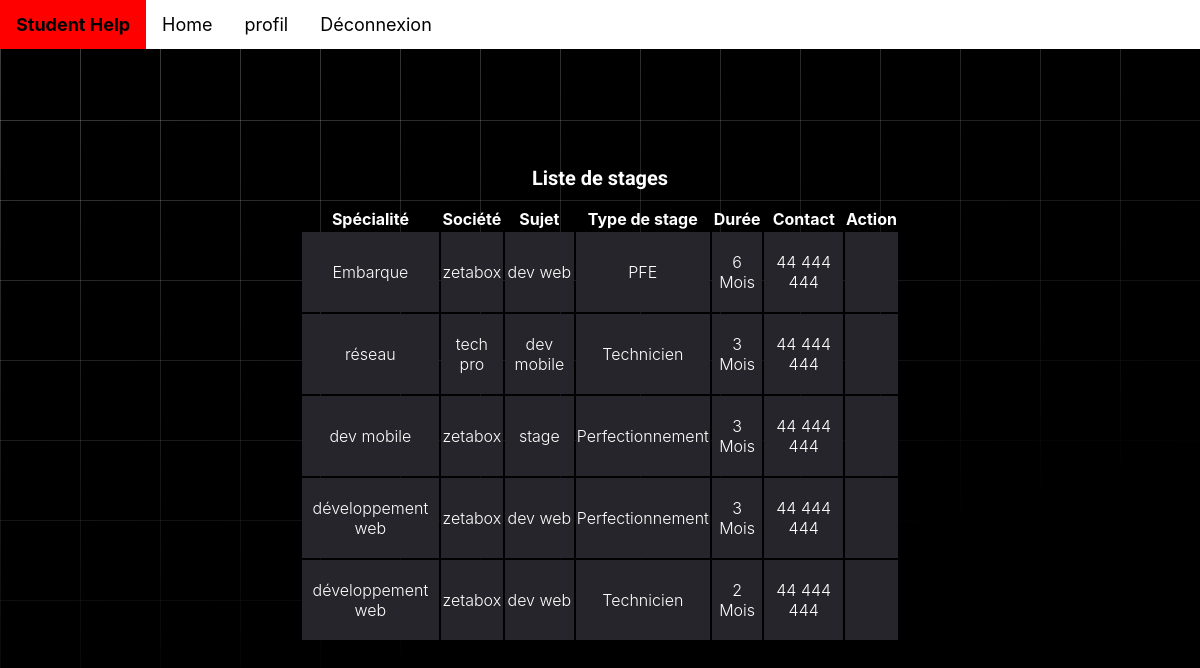
Screenshot of /posts/liste_stage/ with the database file from the repository.
### posts/models.py (models this page shows, shortened)
class Poste(models.Model):
    TYPE_CHOICES = [('0', 'offre'), ('1', 'demande')]
    type = models.CharField(max_length=1, choices=TYPE_CHOICES)
    date = models.DateField(null=True, default=date.today)
    user = models.ForeignKey(User, on_delete=models.CASCADE, null=True)
    image = models.ImageField(blank=True)

class Stage(Poste):
    TYPE_CHOICES = [('1', 'ouvrier'), ('2', 'technicien'), ('3', 'pfe')]
    typeStg = models.CharField(max_length=1, choices=TYPE_CHOICES)
    société = models.CharField(max_length=50)
    durée = models.IntegerField()
    sujet = models.CharField(max_length=50)
    contactinfo = models.CharField(max_length=50)
    spécialite = models.CharField(max_length=255)

### posts/views.py (the view)
# urls.py: path('liste_stage/',ListPostStage.as_view(), name='liststage'),
class ListPostStage(ListView):
    model = Poste
    template_name = 'listPosts/list_stages.html'
    form_class =  StageForm
    context_object_name = 'liste_stages'

### posts/templates/listPosts/list_stages.html (shortened to what this page needs)
<!DOCTYPE html>
<html lang="en">
<head>
    <link rel="stylesheet" href="fonts/icomoon/style.css" />
    <link rel="stylesheet" href="css/owl.carousel.min.css" />
    {% extends "student/base.html" %}
    {% block content %}
</head>
<body>
    <div class="content">
        <div class="container">
            <h2 class="mb-5" style="text-align: center;">Liste de stages</h2>
            <div class="table-responsive custom-table-responsive">
                <table class="table custom-table">
                    <thead>
                        <tr>
                            <th scope="col">Spécialité</th>
                            <th scope="col">Société</th>
                            <th scope="col">Sujet</th>
                            <th scope="col">Type de stage</th>
                            <th scope="col">Durée</th>
                            <th scope="col">Contact</th>
                            <th scope="col">Action</th>
                        </tr>
                    </thead>
                    <tbody>
                        {% if liste_stages %}
                            {% for poste in liste_stages %}
                                {% if poste.stage %}
                                    <tr scope="row">
                                        <td>{{ poste.stage.spécialite }}</td>
                                        <td>{{ poste.stage.société }}</td>
                                        <td>{{ poste.stage.sujet }}</td>
                                        <td>
                                            {% if poste.stage.typeStg == '1' %}
                                                Technicien
                                            {% elif poste.stage.typeStg == '2' %}
                                                Perfectionnement
                                            {% else %}
                                                PFE
                                            {% endif %}
                                        </td>
                                        <td>{{ poste.stage.durée }} Mois</td>
                                        <td>{{ poste.stage.contactinfo }}</td>
                                        <td>
                                        </td>
                                    </tr>
                                {% endif %}
                            {% endfor %}
                        {% else %}
                            <tr>
                                <td colspan="7" style="text-align: center;">Pas de stages</td>
                            </tr>
                        {% endif %}
                    </tbody>
                </table>
            </div>
        </div>
    </div>
    {% endblock %}

### student/templates/student/base.html (style rules this page uses)
body { background: hsl(0, 0%, 0%); color: hsl(0, 0%, 0%); font-family: "Geist Sans", "SF Pro Text", "SF Pro Icons", "AOS Icons", "Helvetica Neue", Helvetica, Arial, sans-serif, system-ui; margin: 0; }
body::before { --line: hsla(0, 0%, 100%, 0.25); content: ""; height: 100%; width: 100%; position: fixed; z-index: -1; background: linear-gradient( 90deg, var(--line) 1px, transparent 1px 10vmin ) 0 -5vmin / 10vmin 10vmin, linear-gradient(var(--line) 1px, transparent 1px 10vmin) 0 -5vmin / 10vmin 10vmin; mask: linear-gradient(-15deg, transparent 30%, rgb(0, 0, 0)); }

### posts/templates/listPosts/list_stages.html (style rules this page uses)
h1, h2, h3, h4, h5, h6, .h1, .h2, .h3, .h4, .h5, .h6 { font-family: "Roboto", -apple-system, BlinkMacSystemFont, "Segoe UI", Roboto, "Helvetica Neue", Arial, "Noto Sans", sans-serif, "Apple Color Emoji", "Segoe UI Emoji", "Segoe UI Symbol", "Noto Color Emoji"; }
.content { padding: 100px 25%; }
h2 { font-size: 20px; color: #fff; }
.custom-table { width: 100%; }
.custom-table thead tr, .custom-table thead th { border-top: none; border-bottom: none !important; color: #fff; }
.custom-table tbody th, .custom-table tbody td { color: #ffffff; font-weight: 400; padding-bottom: 20px; padding-top: 20px; font-weight: 300; text-align: center; }
.custom-table tbody tr:not(.spacer) { border-radius: 7px; overflow: hidden; transition: 0.3s all ease; }
.custom-table tbody tr th, .custom-table tbody tr td { background: #25252b; border: none; transition: 0.3s all ease; }
.custom-table tbody tr th:first-child, .custom-table tbody tr td:first-child { border-top-left-radius: 0px; border-bottom-left-radius: 0px; }
.custom-table tbody tr th:last-child, .custom-table tbody tr td:last-child { border-top-right-radius: 0px; border-bottom-right-radius: 0px; }

### rows the page displays
Poste: stage.spécialite "Embarque", stage.société "zetabox", stage.sujet "dev web", shows "PFE", stage.durée "6", stage.contactinfo "44 444 444"
Poste: stage.spécialite "réseau", stage.société "tech pro", stage.sujet "dev mobile", shows "Technicien", stage.durée "3", stage.contactinfo "44 444 444"
Poste: stage.spécialite "dev mobile", stage.société "zetabox", stage.sujet "stage", shows "Perfectionnement", stage.durée "3", stage.contactinfo "44 444 444"
Poste: stage.spécialite "développement web", stage.société "zetabox", stage.sujet "dev web", shows "Perfectionnement", stage.durée "3", stage.contactinfo "44 444 444"
Poste: stage.spécialite "développement web", stage.société "zetabox", stage.sujet "dev web", shows "Technicien", stage.durée "2", stage.contactinfo "44 444 444"
